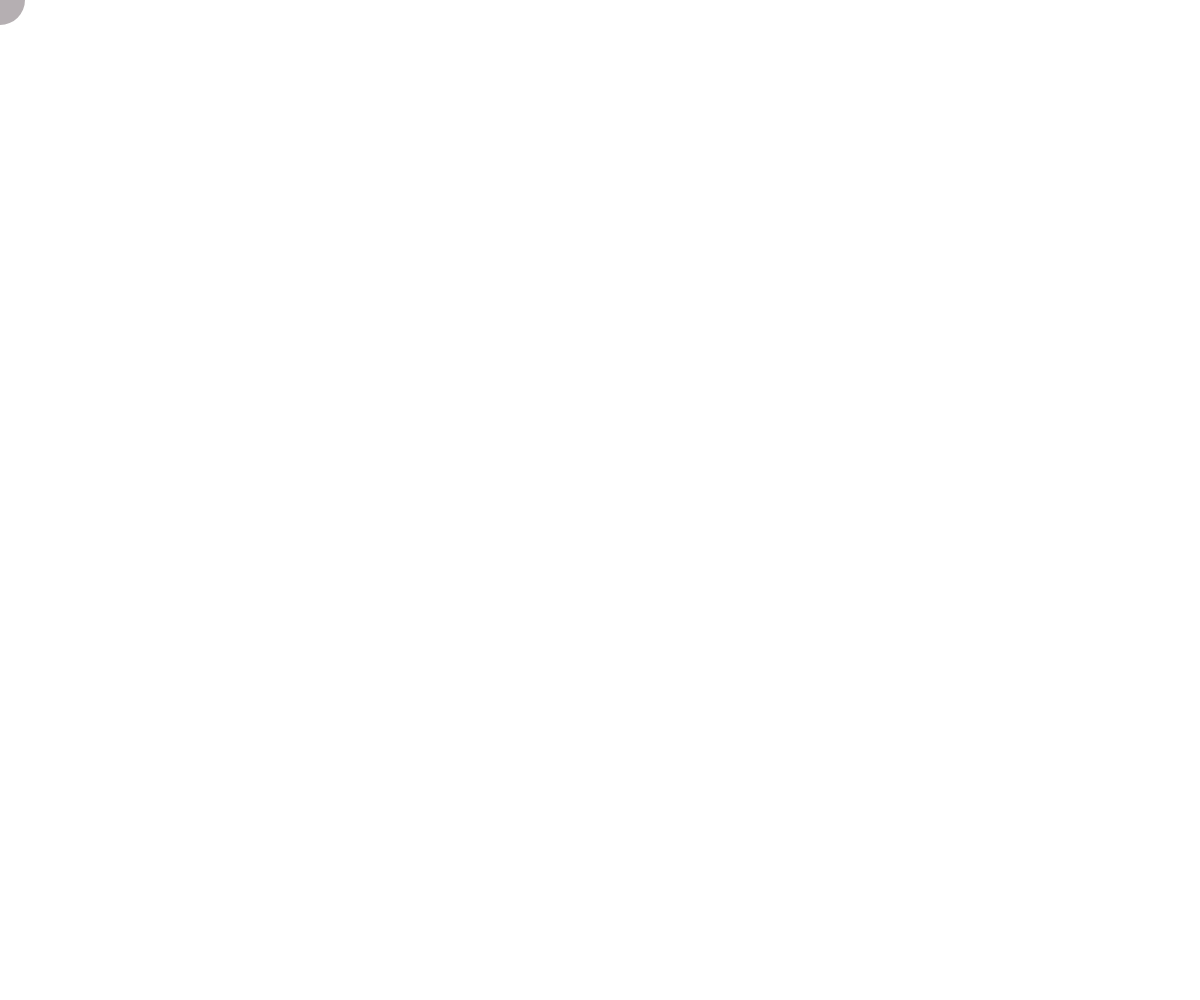
Frame 1 (no input)
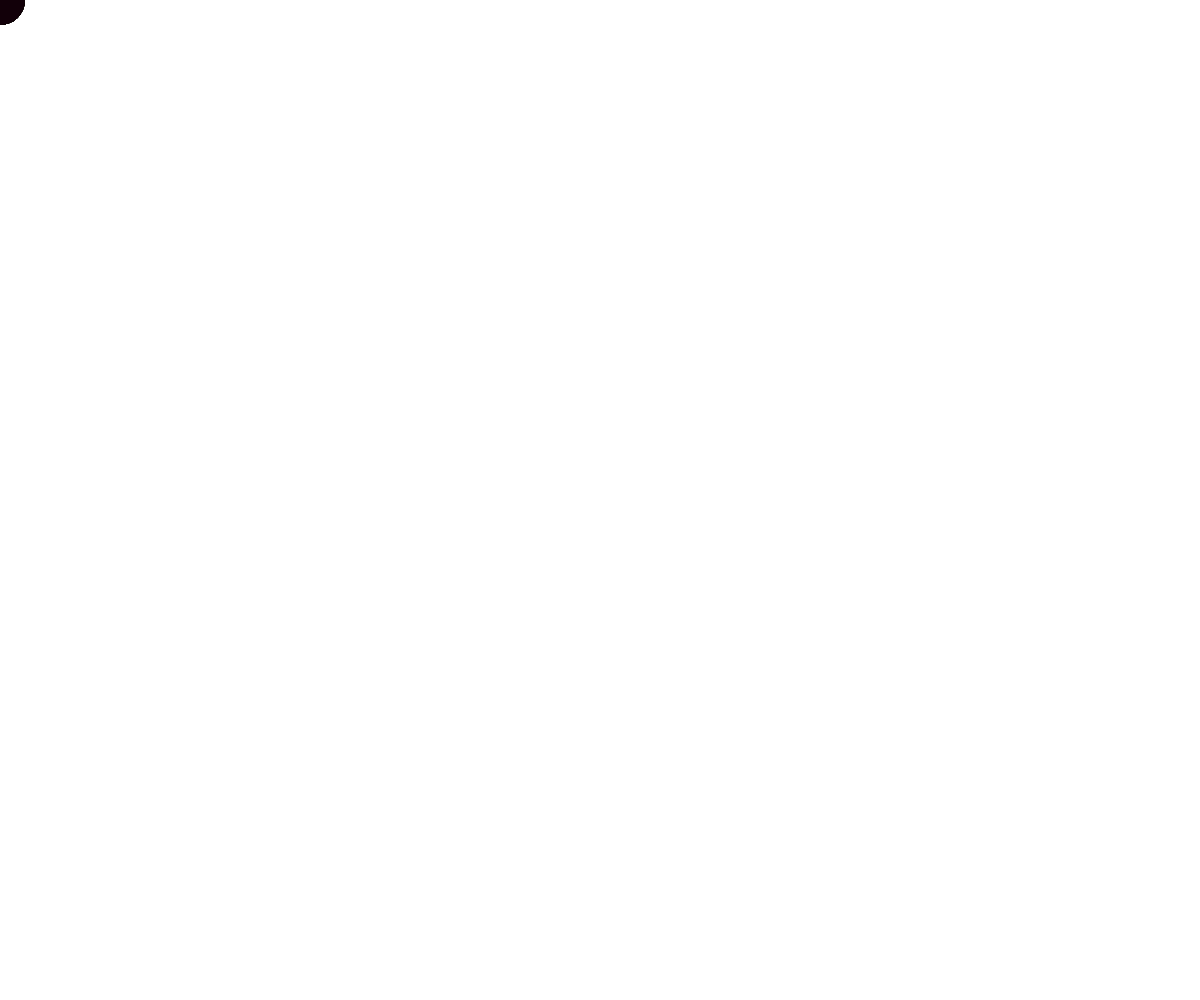
Frame 60 (no input)
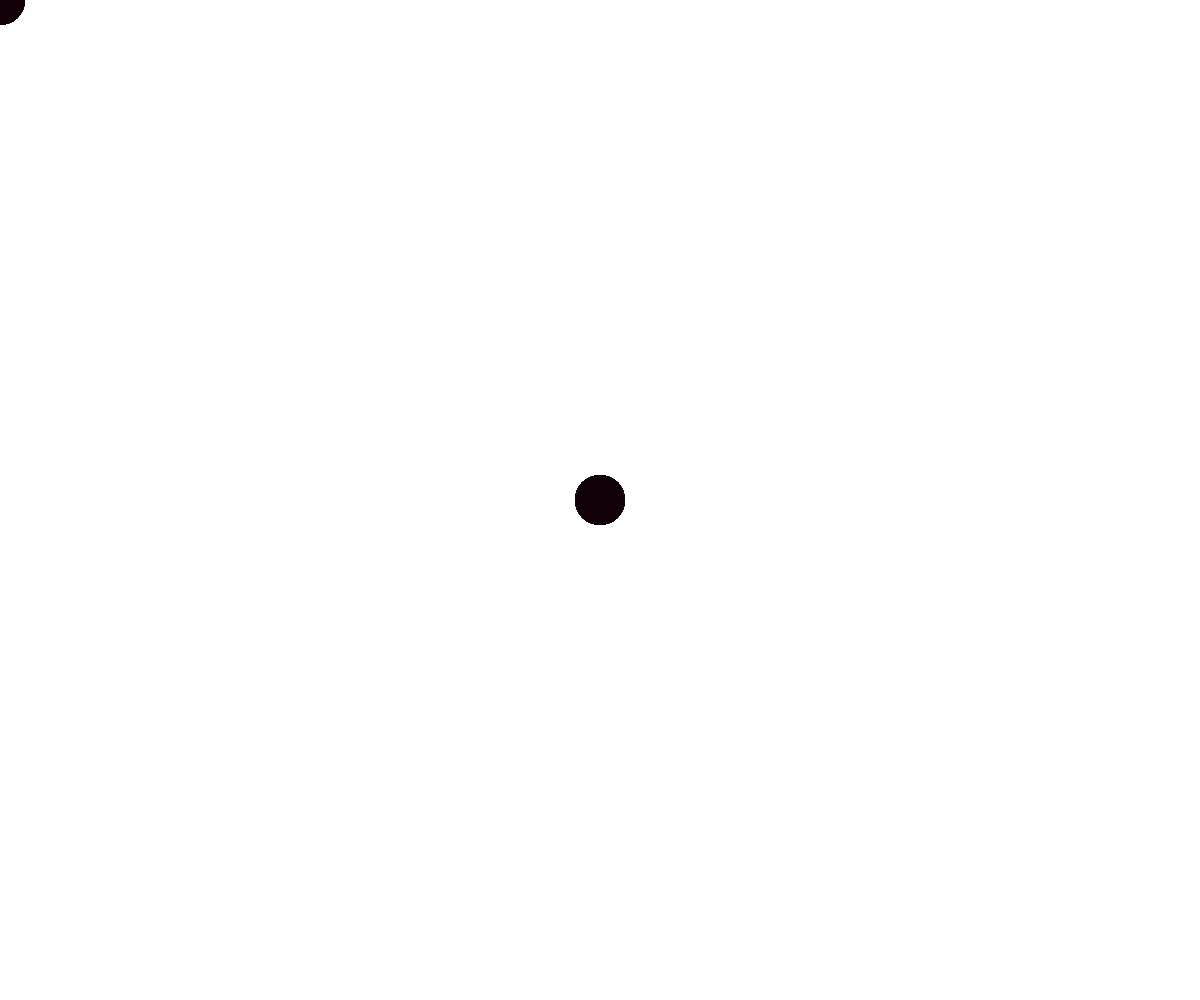
Frame 120 (the mouse pressed at the canvas centre since frame 60)

The p5.js sketch that drew these frames (run headless with seeded random() and noise() and a simulated clock; from frame 60 on, the mouse is pressed at the canvas centre):

// p5.js sketch
// ── sketch.js
function setup() {
  
  leinwand = createCanvas(windowWidth, windowHeight);
  leinwand.position(0,0);
  leinwand.style("z-index","-1")
  fill(20,0,10,80);
  noStroke()
  //background(220,160,221,10,20);
}

function draw() {
  
  circle(mouseX,mouseY,50);
}
// ── style.css
html, body {
  margin: 0;
  padding: 0;
}
body{
background-color: rgb(207, 141, 18);
}
 




canvas {
  display: block;
}
h1 {
color: rgb(104, 200, 255);


}
h6{
  color: dimgray;
  font-style: italic;
}
